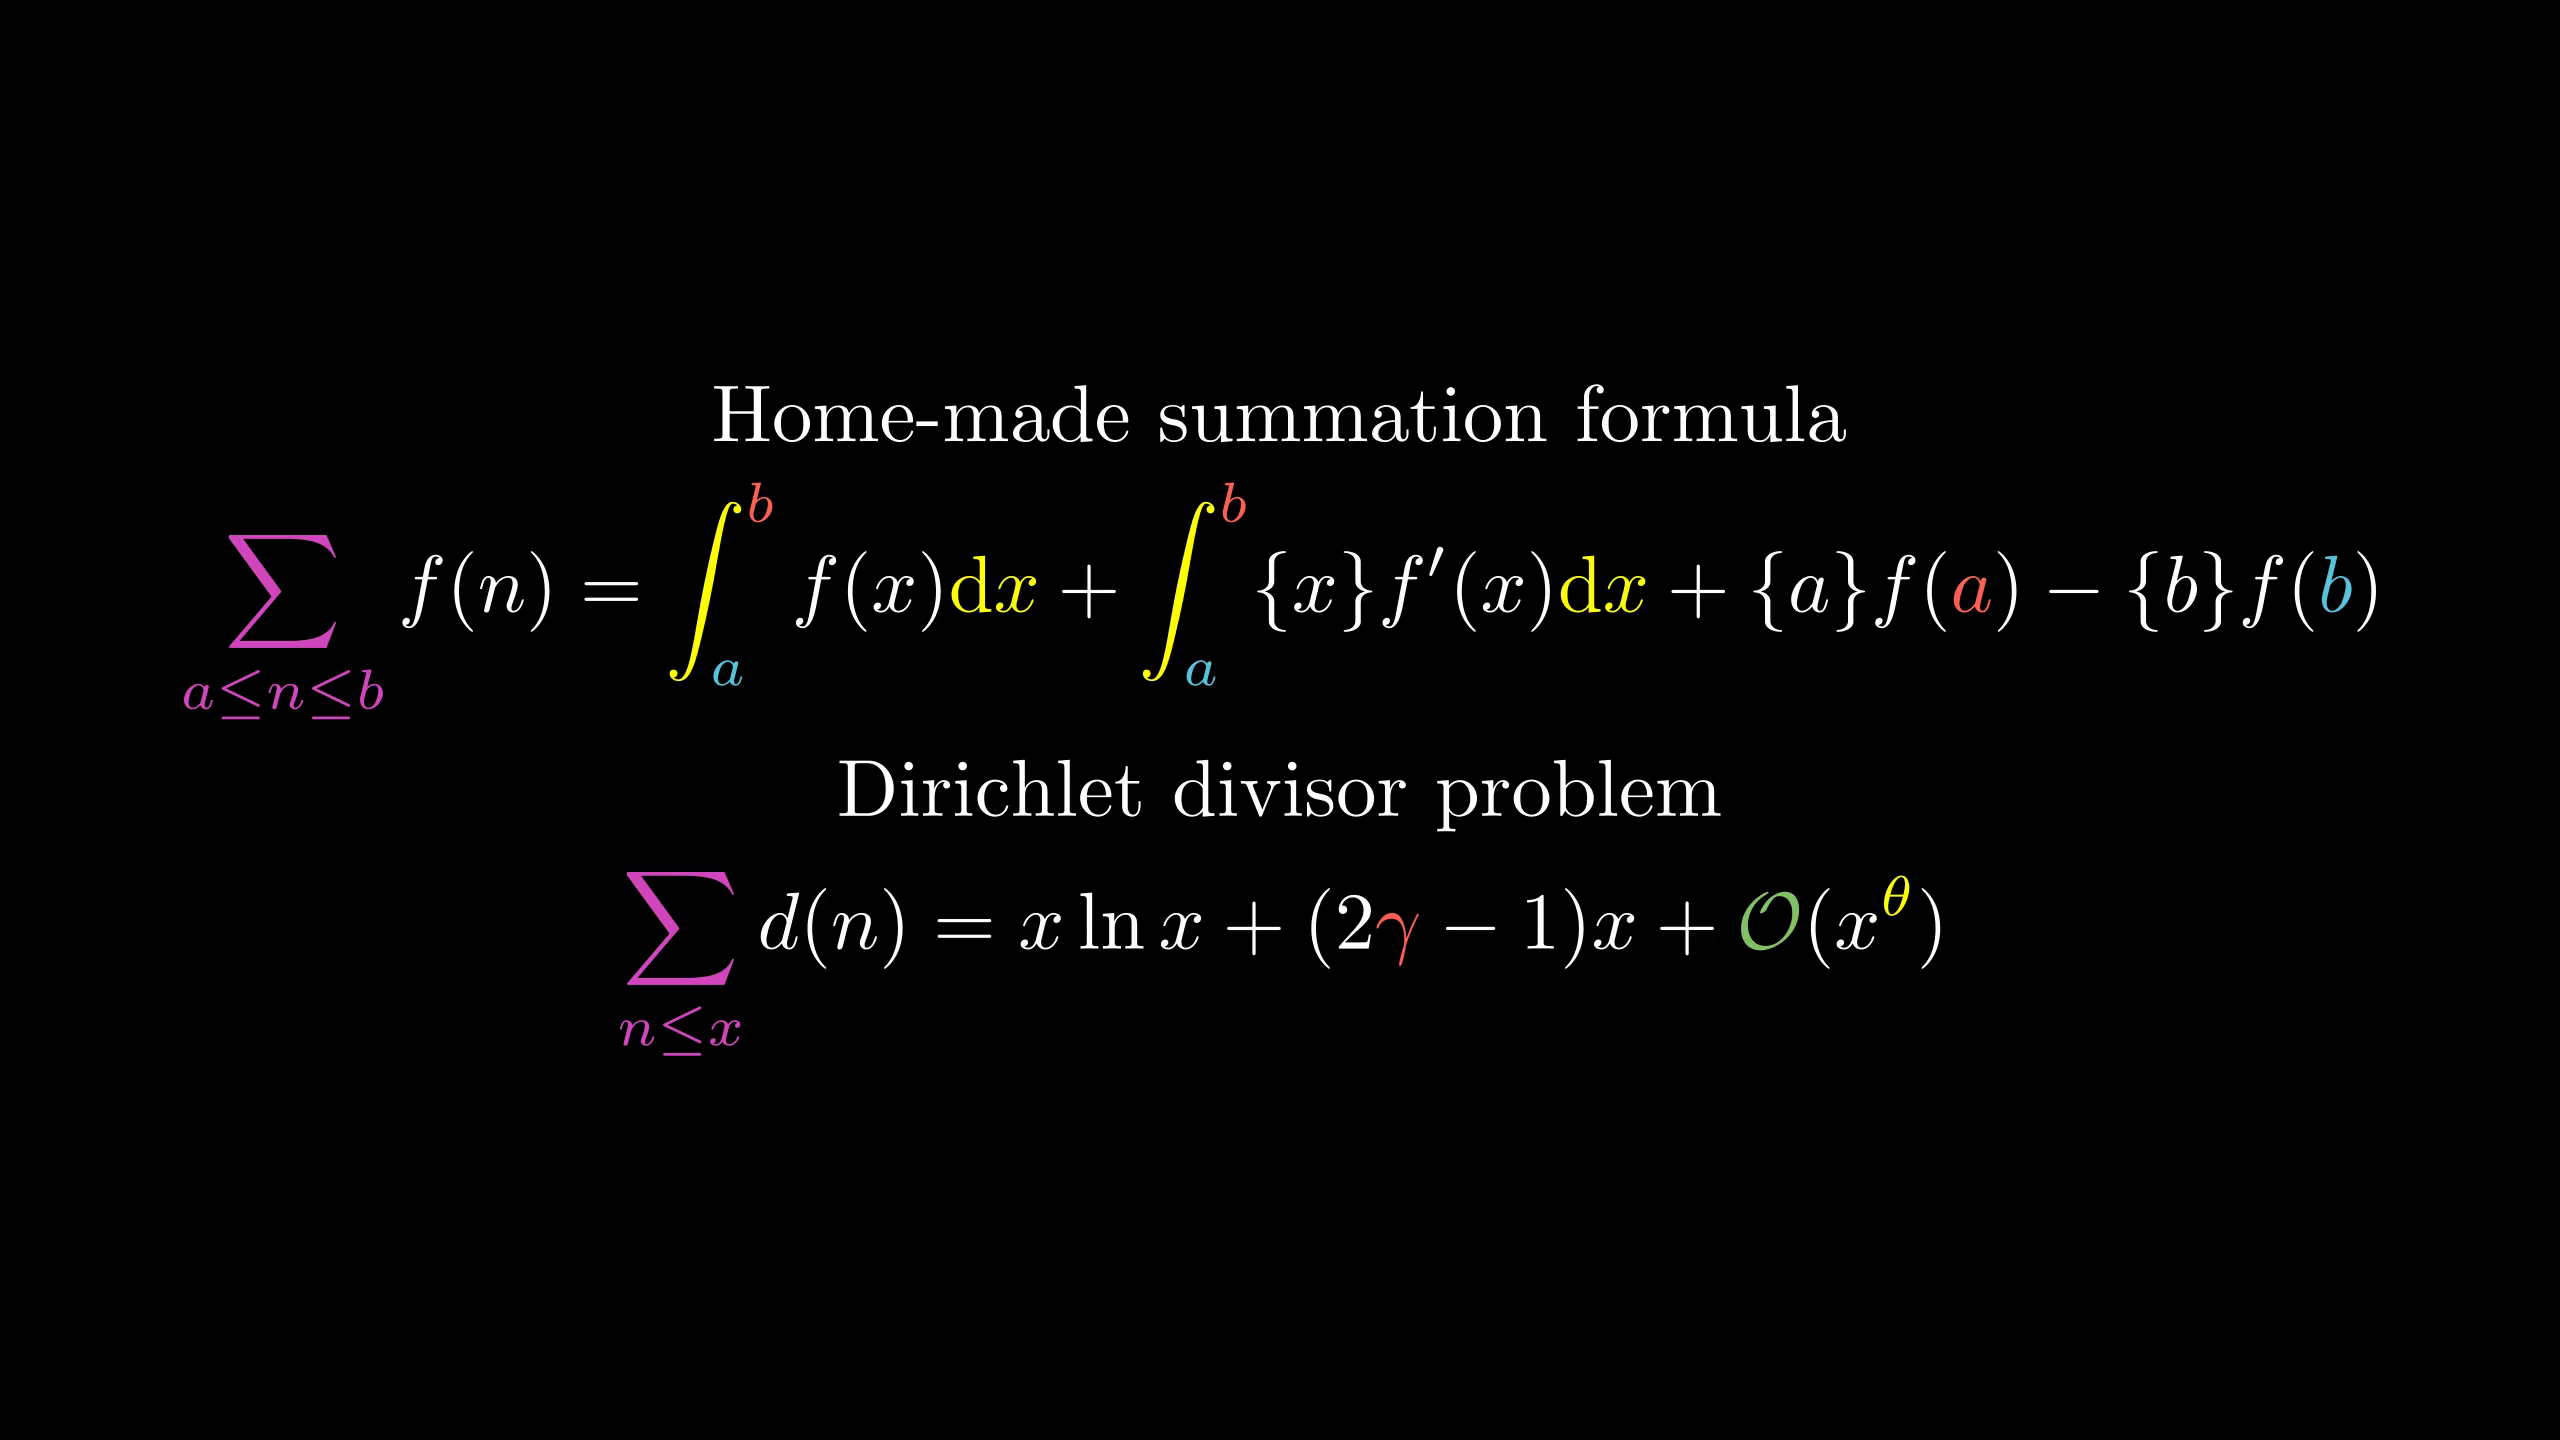

Recreate this plot in Python.
from manimlib.imports import *

class Ant2(Scene):
    def construct(self):
        t1=TextMobject("Home-made summation formula")
        eq1=TexMobject(r"\sum_{a\le n\le b}f(n)=\int_a^bf(x)\mathrm dx" \
                r"+\int_a^b\{x\}f'(x)\mathrm dx+\{a\}f({a})-\{b\}f({b})",
                tex_to_color_map={
                    r"\sum_{a\le n\le b}":PINK,
                    r"\int":YELLOW,
                    r"\mathrm dx":YELLOW,
                    "_a":RED,"^b":BLUE,
                    "{a}":RED,"{b}":BLUE,
                })
        t2=TextMobject("Dirichlet divisor problem")
        eq2=TexMobject(r"\sum_{n\le x}d(n)=x\ln x+(2\gamma-1)x" \
                r"+\mathcal O(x^\theta)",
                tex_to_color_map={
                    r"\sum_{n\le x}":PINK,
                    r"\gamma":RED,
                    r"\mathcal O":GREEN,
                    r"^\theta":YELLOW
                })
        gp=VGroup(t1,eq1,t2,eq2).arrange(DOWN).scale(0.9)
        self.add(gp)
        self.wait()
